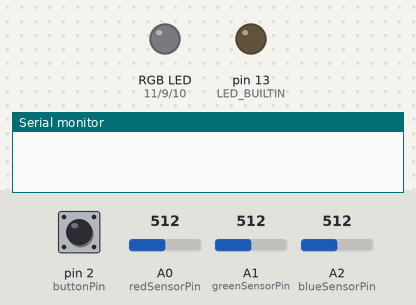
A sketch run on a simulated Arduino Uno, built with avr-gcc and run on an emulated ATmega328P. Shown: an RGB LED mixed from three pins (HIGH = lit), output pins drawn as LEDs (lit = HIGH), the last lines printed to the serial monitor. The test bench sets the inputs (shaded band); at power-on: pin 2 (buttonPin) LOW, A0 (redSensorPin) = 512, A1 (greenSensorPin) = 512, A2 (blueSensorPin) = 512. Dim RGB values are drawn brighter than linear.

Above: at 6.2 s.
6.3 s: pin 2 (buttonPin) pulled HIGH for 0.15 s
At 6.7 s:
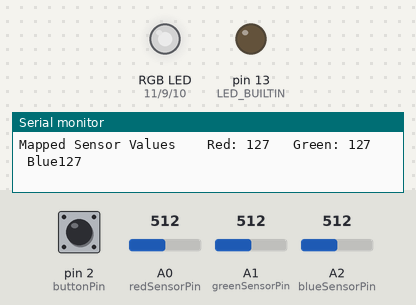
7.9 s: A0 (redSensorPin) set to 122
At 8.5 s:
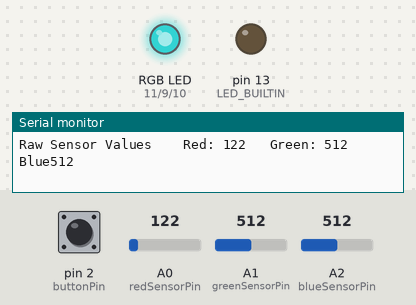
9.5 s: A1 (greenSensorPin) set to 122
At 10.1 s:
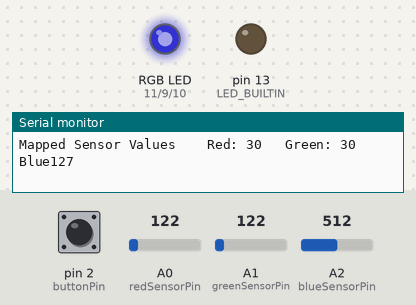
11.1 s: A2 (blueSensorPin) set to 122
At 11.6 s:
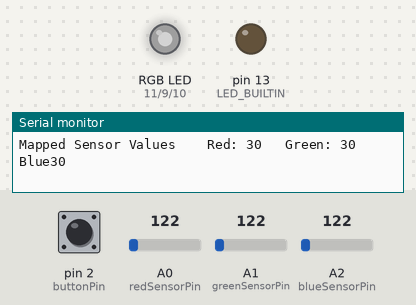
12.7 s: A0 (redSensorPin) set to 0
At 13.5 s:
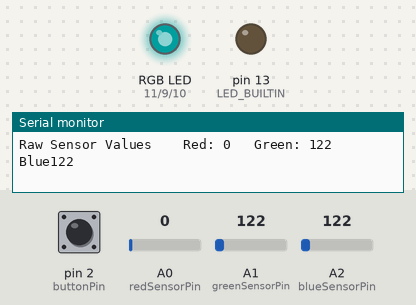
14.3 s: A1 (greenSensorPin) set to 0
At 15.2 s:
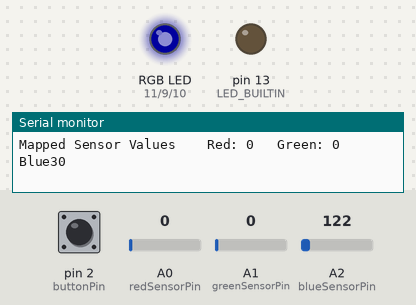
Timing chart, 0 to 16.9 s (numbered marks = the images above; inputs shaded):
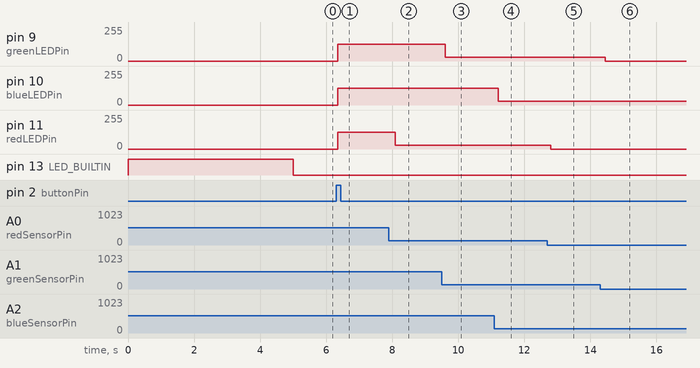

The sketch:

triple_luz_naira.ino
```cpp
//constantes de pines
const int greenLEDPin=9;
const int redLEDPin=11;
const int blueLEDPin=10;
//constantes del botópn
const int redSensorPin=A0;
const int greenSensorPin=A1;
const int blueSensorPin=A2;
//variables
int redValue = 0;
int greenValue= 0;
int blueValue= 0;

int redSensorValue=0;
int greenSensorValue=0;
int blueSensorValue=0;

int redSensorMinValue = 1023;
int greenSensorMinValue = 1023;
int blueSensorMinValue = 1023;

int redSensorMaxValue = 0;
int greenSensorMaxValue = 0;
int blueSensorMaxValue = 0;

//variables de mi pito

int switchState = 0;
bool isTheButtonBeingPressed = false;
bool pimPimFlag = false;

int buttonPin = 2;

void setup() {
  // put your setup code here, to run once:
  Serial.begin(9600);
  pinMode(greenLEDPin,OUTPUT);
  pinMode(redLEDPin,OUTPUT);
  pinMode(blueLEDPin,OUTPUT);
  pinMode(LED_BUILTIN, OUTPUT);
  calibrate();
  pinMode(buttonPin, INPUT);

}


void calibrate() {
    digitalWrite(LED_BUILTIN, HIGH);
  while (millis()<5000){
    //Páginas 74 y 75
    redSensorValue = analogRead(redSensorPin);
    greenSensorValue = analogRead(greenSensorPin);
    blueSensorValue = analogRead(blueSensorPin);
    if(redSensorValue > redSensorMaxValue)
    {
      redSensorMaxValue = redSensorValue;
    }
    if(redSensorValue < redSensorMinValue)
    {
      redSensorMinValue = redSensorValue;
    }
     if(greenSensorValue > greenSensorMaxValue)
    {
      greenSensorMaxValue = greenSensorValue;
    }
    if(greenSensorValue < greenSensorMinValue)
    {
      greenSensorMinValue = greenSensorValue;
    }
     if(blueSensorValue > blueSensorMaxValue)
    {
      blueSensorMaxValue = blueSensorValue;
    }
    if(blueSensorValue < blueSensorMinValue)
    {
      blueSensorMinValue = blueSensorValue;
    }
  }
   digitalWrite(LED_BUILTIN, LOW);
}


void loop() {
  switchState = digitalRead(buttonPin);
 if (switchState == HIGH){
  if (isTheButtonBeingPressed == false){
    //if (pimPimFlag == false){
    //pimPimFlag = true;
    //}
    //else {
    //pimPimFlag = false;
    //}
    pimPimFlag = !pimPimFlag;
    isTheButtonBeingPressed = true;
  }
 }
else {
  isTheButtonBeingPressed = false;

}


  if (pimPimFlag == true){
 nose();
} //llave del final del loop
  else{
    analogWrite(redLEDPin, 0);
    analogWrite(greenLEDPin, 0);
    analogWrite(blueLEDPin, 0);
  }
}

void nose() {
    // put your main code here, to run repeatedly:
redSensorValue = analogRead(redSensorPin);
delay(5);
greenSensorValue = analogRead(greenSensorPin);
delay(5);
blueSensorValue = analogRead(blueSensorPin);
Serial.print("Raw Sensor Values \t Red: ");
Serial.print(redSensorValue);
Serial.print("\t Green: ");
Serial.print(greenSensorValue);
Serial.print("\t Blue");
Serial.println(blueSensorValue);
redValue = map(redSensorValue, 0,1023,0,255);
greenValue = map(greenSensorValue ,0,1023,0,255);
blueValue = map(blueSensorValue, 0,1023,0,255);
Serial.print("Mapped Sensor Values \t Red: ");
Serial.print(redValue);
Serial.print("\t Green: ");
Serial.print(greenValue);
Serial.print("\t Blue");
Serial.println(blueValue);
analogWrite(redLEDPin, redValue);
analogWrite(greenLEDPin, greenValue);
analogWrite(blueLEDPin, blueValue);
}
```

Measured:
- after the input at 6.3 s, pin 9 (greenLEDPin), pin 10 (blueLEDPin), pin 11 (redLEDPin): 0/255 → 127/255 after 0.05 s
- after the input at 7.9 s, pin 11 (redLEDPin): 127/255 → 30/255 after 0.20 s
- after the input at 9.5 s, pin 9 (greenLEDPin): 127/255 → 30/255 after 0.11 s
- after the input at 11.1 s, pin 10 (blueLEDPin): 127/255 → 30/255 after 0.12 s
- after the input at 12.7 s, pin 11 (redLEDPin): 30/255 → 0/255 after 0.11 s
- after the input at 14.3 s, pin 9 (greenLEDPin): 30/255 → 0/255 after 0.15 s
